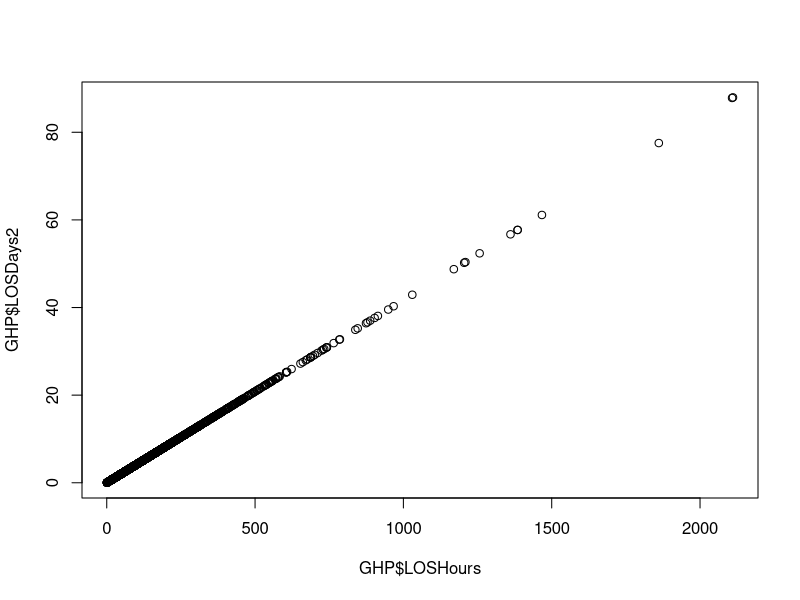

Generate this figure with R:
## ---- chunk 1
knitr::opts_chunk$set(echo = TRUE)
library(tidyverse)
library(readxl)
## ---- chunk 2
GHP = read_excel("./GHProject_Dataset.xlsx") %>%
  filter(ICU_Flag != 1)

GHP = GHP %>%
  separate(AdmitDtm, into = c("weekday", "date", "year"), sep = ",") %>% 
  select(-year) %>%
  mutate(date = paste(date, " 2016"), date = as.Date(date, format = " %B %d %Y")) %>%
  mutate(Cindex = if_else(Cindex == 1 & Cindex ==2, 1, Cindex), 
         Cindex = if_else(Cindex == 3 & Cindex == 4, 2, Cindex), 
         Cindex = if_else(Cindex >= 5, 3, Cindex)) %>% # 0 = normal, 1 = mild, 2 = moderate, 3 = severe
  mutate(MEWS = if_else(MEWS == 1, 0, MEWS), 
         MEWS = if_else((MEWS == 2) + (MEWS == 3) == 1, 1, MEWS), 
         MEWS = if_else((MEWS == 4) + (MEWS == 5) == 1, 2, MEWS), 
         MEWS = if_else(MEWS > 5, 3, MEWS)) # 0 = normal, 1 = increase caution, 2 = further deterioration, 3 = immediate action required
GHP = GHP %>%
  group_by(PatientID) %>%
  filter(date == min(date))

write.csv(GHP, "GHP.csv")
## ---- chunk 3
plot(GHP$LOSHours, GHP$LOSDays2)
